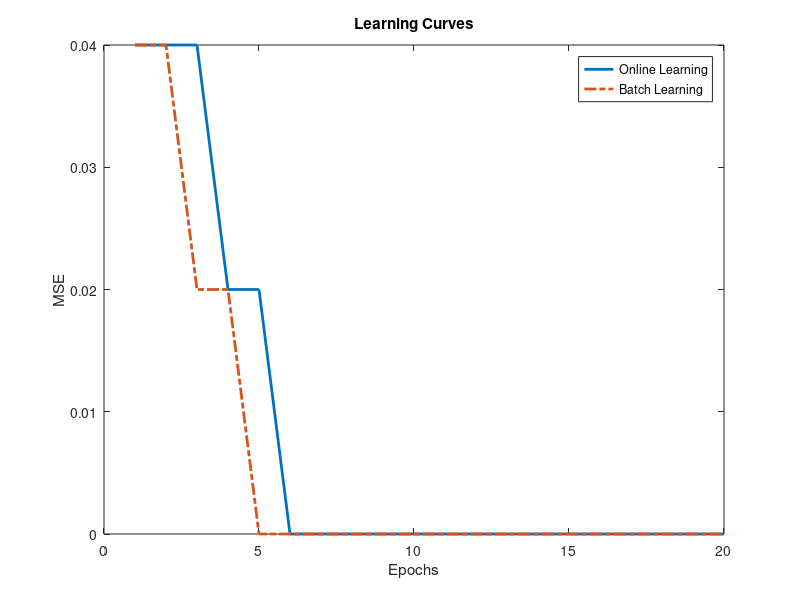

Source code (MATLAB):
%% uppg2
% sequential vs batch learning for the delta rule.
clear all
close all

%GAMMAL Generate Data
% mu = [1 0.5;-1 0];%;-2 -5];
% sigma = [0.5 0.5;0.5 0.5];%; 2 6];
% datapoints = 100;
% 
% [data target] = generateData(datapoints,mu,sigma,[1 -1]);
% 
% X = data';
% t = target';
%HIT

n = 100;
mA = [ 1.0, 0.5]*1.3; sigmaA = 0.5;
mB = [-1.0, 0.0]*1.3; sigmaB = 0.5;
classA(1,:) = randn(1,n) .* sigmaA + mA(1);
classA(2,:) = randn(1,n) .* sigmaA + mA(2);
classB(1,:) = randn(1,n) .* sigmaB + mB(1);
classB(2,:) = randn(1,n) .* sigmaB + mB(2);

data1 = classA';
data2 = classB';

data = [classA';classB'];
target = [ones(length(classA),1);-ones(length(classB),1)];

X = data';
t = target';

%t(t==-1) = 0; % for sigoid
nData = length(X);
X = [X;ones(1,nData)];
nodes = 1;
inputs = 2;
W = 0.1*randn(nodes,inputs+1);
% W = 1*randn(nodes,inputs+1);
W_OL = W;
W_B = W;
eta = 0.001;
outputs = 1;
alpha = 0.9;
epochs =20;


dw = zeros(size(W_OL));
y = zeros(size(t));
%error = zeros(epochs,length(X));
%error_temp = 0;

 for k = 1:epochs
     for j = 1:length(X)
        dw = -eta*(W_OL*X(:,j)-t(j))*X(:,j)';
        W_OL = W_OL + dw;

        hout= W_OL*X;
        guess_OL = sign(hout);
        error_OL_temp(k,:) = ((guess_OL-t).^2);
     end
 end
% error_OL_temp = error_OL_temp';
error_OL = mean(error_OL_temp');
%%
dw = zeros(size(W_B));
y = zeros(size(t)); 
 
for k = 1:epochs
%     hin = W_B * X;
%     hout = [2 ./ (1+exp(-hin)) - 1 ];
%     y = hout;
% 
%     delta_o = (hout - t) .* ((1 + hout) .* (1 - hout)) * 0.5;
%     delta_o = delta_o(1:nodes, :);
% 
%     dw = (dw .* alpha) - (delta_o * X') .* (1-alpha);
%     W_B = W_B + dw .* eta;
%     
%     guess_B(k,:) = sign(hout);
%     error_B(k) = mean((guess_B(k,:)-t).^2);
 
%     hout = W_B * X;
    dw = -eta*(W_B*X-t)*X';
    W_B = W_B + dw;
    
    guess_B(k,:) = sign(W_B*X);
    error_B(k) = mean((guess_B(k,:)-t).^2);
    
end
        



f1 = figure('Name','figures/uppgbatchonlineS_alt')

% error_OL = mean(error_OL');

% error_OL_temp = error_OL_temp;
% plot((1:epochs*length(X))/length(X),error_OL_temp(:))

plot(1:epochs,error_OL, 'linewidth',2)

hold on
plot(1:epochs,error_B,'-.','linewidth',2)
title('Learning Curves')
xlabel('Epochs')
ylabel('MSE')
legend('Online Learning','Batch Learning')
x_dec = [min(data(:,1))-0.5 max(data(:,2))+0.75];
y_dec_delta = - (x_dec*(W(1)/W(2)) + (W(3)/W(2)));